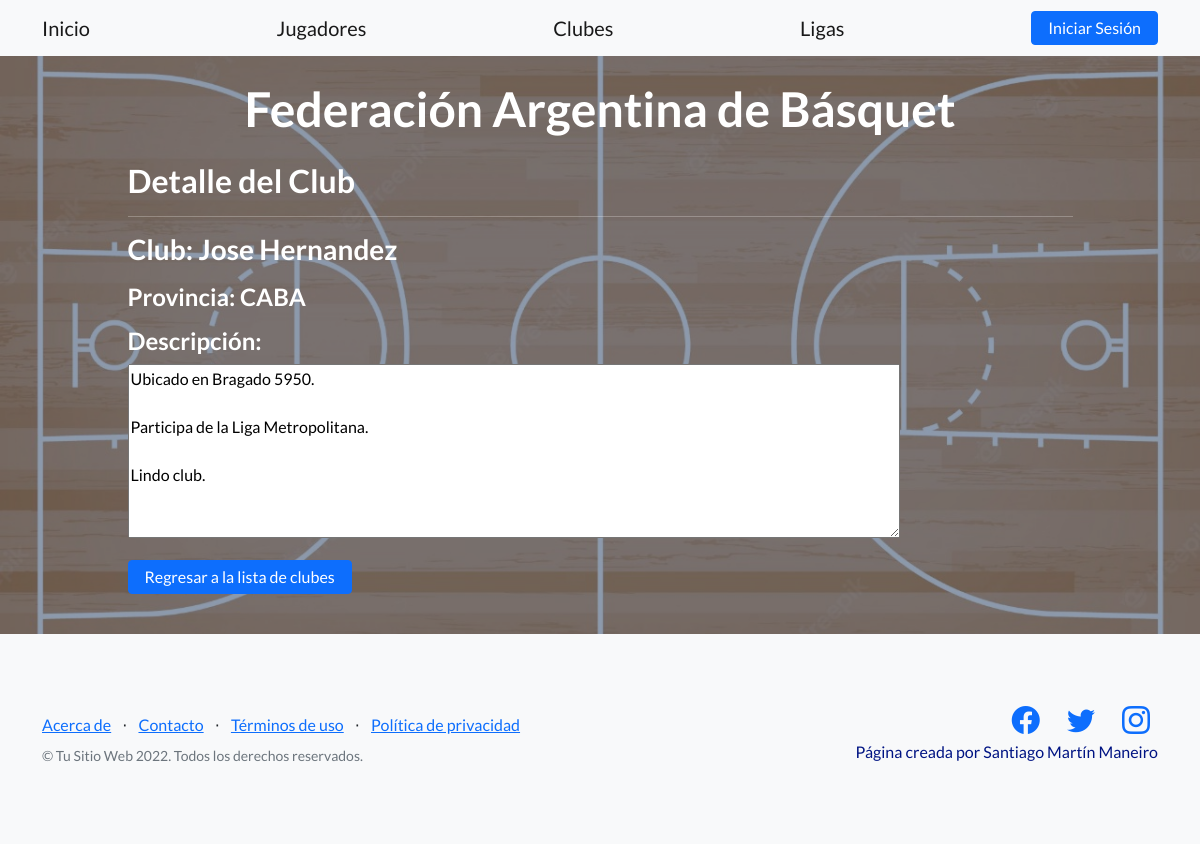
The page /clubes/8/detail on the database its author committed.
### clubes/models.py (models this page shows, shortened)
class Clubes(models.Model):
    nombre = models.CharField(max_length=30)
    provincia = models.CharField(max_length=30)
    descripcion = models.TextField(blank = True, null=True)

### clubes/views.py (the view)
# urls.py: path('<int:pk>/detail', views.ClubesDetailView.as_view(), name='clubes-detail'),
class ClubesDetailView(DetailView):
    model = Clubes
    template_name = "clubes_detail.html"
    fields = ['nombre', 'provincia', 'descripcion']

### clubes/templates/clubes_detail.html
{% extends "index.html" %}
{% load static %}
{% block ProjectManeiro_content %}
<h2>Detalle del Club</h2>
<hr></hr>
<p><h3>Club: {{ clubes.nombre }}</h3></p>
<p><h4>Provincia: {{ clubes.provincia }}</h4></p>
<h4>Descripción:</h4>
<p><textarea readonly rows="7" cols="90" >{{ clubes.descripcion }}</textarea></p>
<p><a class="btn btn-azul" href="{% url 'clubes:clubes-list' %}">Regresar a la lista de clubes</a></p>
{% endblock %}

### rows shown on the page
Clubes: nombre "Jose Hernandez", provincia "CABA", descripcion "Ubicado en Bragado 5950. Participa de la Liga Metropolitana. Lindo club."
